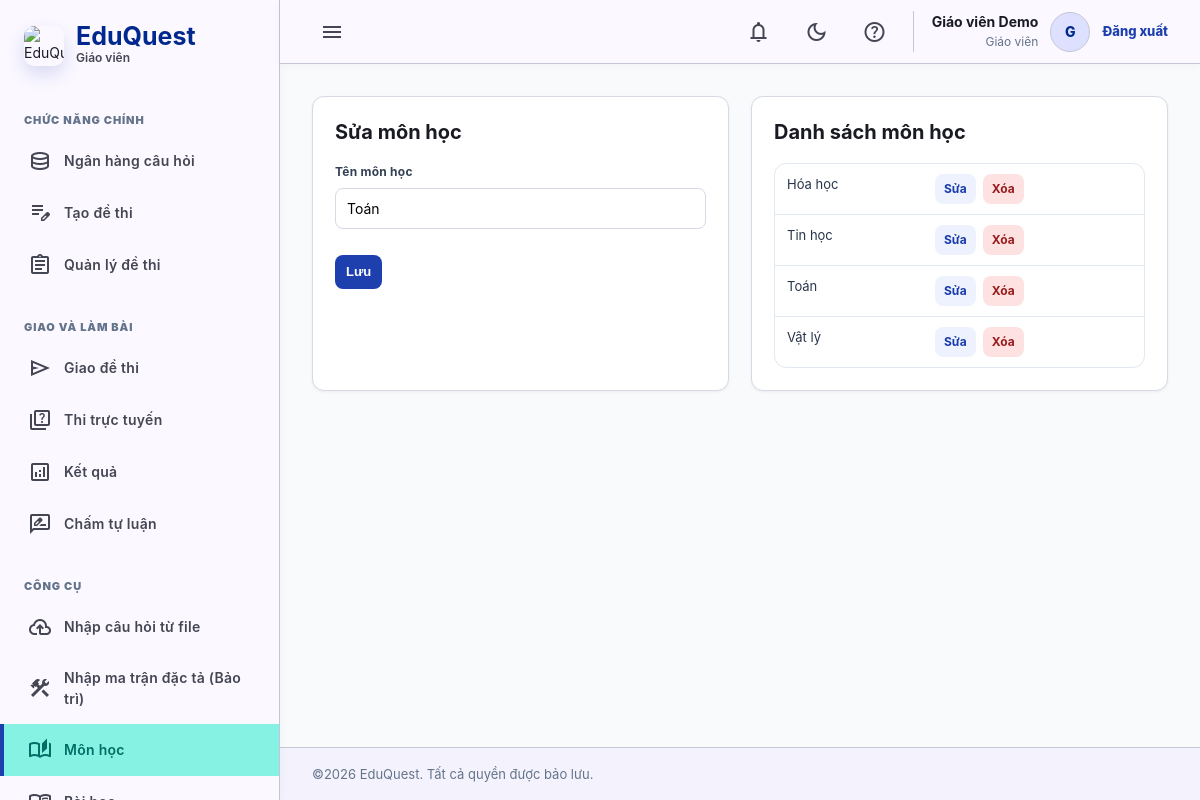
The app's page /subjects.php?edit=1 (signed in) with its own data.
### tables this page shows
CREATE TABLE IF NOT EXISTS subjects (
  id INT AUTO_INCREMENT PRIMARY KEY,
  name VARCHAR(160) NOT NULL,
  created_at TIMESTAMP DEFAULT CURRENT_TIMESTAMP
);

### config/database.php (called while the page is built, shortened)
<?php
function db(): PDO {
    static $pdo = null;
    if ($pdo) return $pdo;
    $dsn = 'mysql:host=' . DB_HOST . ';dbname=' . DB_NAME . ';charset=' . DB_CHARSET;
    $pdo = new PDO($dsn, DB_USER, DB_PASS, [
        PDO::ATTR_ERRMODE => PDO::ERRMODE_EXCEPTION,
        PDO::ATTR_DEFAULT_FETCH_MODE => PDO::FETCH_ASSOC,
        PDO::ATTR_EMULATE_PREPARES => false,
        PDO::MYSQL_ATTR_INIT_COMMAND => 'SET NAMES utf8mb4',
    ]);
    return $pdo;
}

### includes/functions.php (called while the page is built, shortened)
<?php
require_once __DIR__ . '/../config/database.php';
function e($value): string { return htmlspecialchars((string)$value, ENT_QUOTES, 'UTF-8'); }
function fetch_subjects(): array { return db()->query('SELECT * FROM subjects ORDER BY name')->fetchAll(); }

### subjects.php (the view, shortened to what this page needs)
<?php require_once __DIR__.'/includes/functions.php'; require_role(['admin','teacher']); $page_title='Môn học';
$edit=null;if(isset($_GET['edit'])){$st=db()->prepare('SELECT * FROM subjects WHERE id=?');$st->execute([(int)$_GET['edit']]);$edit=$st->fetch();}
$rows=fetch_subjects(); include __DIR__.'/includes/header.php'; ?>
<div class="grid grid-2"><div class="card"><h2><?= $edit?'Sửa':'Thêm' ?> môn học</h2><form method="post"><input type="hidden" name="id" value="<?= e($edit['id']??0) ?>"><label>Tên môn học</label><input name="name" required value="<?= e($edit['name']??'') ?>"><br><br><button class="btn primary">Lưu</button></form></div><div class="card"><h2>Danh sách môn học</h2><table class="table"><?php foreach($rows as $r): ?><tr><td><?= e($r['name']) ?></td><td class="actions"><a class="btn ghost" href="?edit=<?= $r['id'] ?>">Sửa</a><a class="btn danger" data-confirm="Xóa môn sẽ xóa bài và câu hỏi liên quan?" href="?delete=<?= $r['id'] ?>">Xóa</a></td></tr><?php endforeach; ?></table></div></div>
<?php include __DIR__.'/includes/footer.php'; ?>

### assets/css/style.css (style rules this page uses)
* { box-sizing:border-box }
body { margin:0;font-family:Inter,Arial,sans-serif;background:var(--bg);color:var(--text) }
a { color:inherit;text-decoration:none }
.grid { display:grid;gap:24px }
.grid-2 { grid-template-columns:repeat(2,minmax(0,1fr)) }
.card { background:#fff;border:1px solid var(--line);border-radius:16px;padding:24px;box-shadow:0 1px 3px rgba(0,0,0,.08) }
.btn { display:inline-flex;align-items:center;gap:8px;border:0;border-radius:10px;padding:10px 14px;font-weight:700;cursor:pointer;background:#e2e8f0 }
.btn.primary { background:var(--primary);color:#fff }
.btn.danger { background:var(--danger);color:#fff }
.btn.ghost { background:#eef2ff;color:var(--primary) }
.actions { display:flex;gap:8px;flex-wrap:wrap }
input,select,textarea { width:100%;padding:10px 12px;border:1px solid var(--line);border-radius:10px;background:#fff;font:inherit }
label { font-weight:700;font-size:13px;display:block;margin-bottom:6px }
.table { width:100%;border-collapse:collapse;background:#fff }
.table th,.table td { padding:12px;border-bottom:1px solid var(--line);vertical-align:top }
body { background:#fbf8ff }
:root { --radius-sm:8px;--radius-md:10px;--radius-lg:12px;--shadow-sm:0 1px 3px rgba(15,23,42,.06);--shadow-md:0 10px 26px rgba(15,23,42,.08) }
body { font-size:14px;line-height:1.55 }
h1,h2,h3 { letter-spacing:0;color:#1a1b22 }
h2 { font-size:20px;line-height:1.3;margin:0 0 18px }
.grid { gap:20px }
.grid-2 { gap:22px }
.card,.dash-card { border-radius:var(--radius-lg);padding:22px;border-color:#d7d9e5;box-shadow:var(--shadow-sm) }
.card + .card { margin-top:22px }
.grid>.card + .card,.grid>.dash-card + .dash-card,.stats-grid>.dash-card + .dash-card,.admin-shortcuts>.dash-card + .dash-card { margin-top:0 }
.card h2:first-child { display:flex;align-items:center;justify-content:space-between;gap:12px }
.btn { min-height:34px;border-radius:var(--radius-sm);padding:7px 11px;font-size:13px;line-height:1.2;font-weight:700;box-shadow:none;transition:background .18s ease,color .18s ease,box-shadow .18s ease,transform .18s ease;white-space:nowrap }
.btn.primary { background:#1e40af }
.btn.ghost { background:#eef2ff;color:#173bab }
.btn.danger { background:#fee2e2;color:#991b1b }
.actions { gap:7px;align-items:center }
input,select,textarea { min-height:40px;border-radius:var(--radius-sm);border-color:#d7d9e5;background:#fff;padding:9px 11px;font-size:14px;transition:border-color .18s ease,box-shadow .18s ease,background .18s ease }
label { font-size:12px;letter-spacing:.02em;color:#334155;margin-bottom:6px }
form>.btn,form>button.btn { margin-top:4px }
.table { border-collapse:separate;border-spacing:0;border:1px solid #e2e8f0;border-radius:var(--radius-lg);overflow:hidden }
.table th,.table td { padding:10px 12px }
.table td { font-size:13px;color:#273449 }
.table tr:last-child td { border-bottom:0 }
.table .actions { justify-content:flex-start }
.table .btn { min-height:30px;padding:6px 9px;font-size:12px }

### records on screen
subjects: name "Toán"
subjects: name "Hóa học"
subjects: name "Tin học"
subjects: name "Vật lý"

### other values on screen
$roleNames[$user['role']] "Giáo viên"
$section['label'] "CHỨC NĂNG CHÍNH"
$item[2] "Ngân hàng câu hỏi"
$item[2] "Tạo đề thi"
$item[2] "Quản lý đề thi"
$section['label'] "GIAO VÀ LÀM BÀI"
$item[2] "Giao đề thi"
$item[2] "Thi trực tuyến"
$item[2] "Kết quả"
$item[2] "Chấm tự luận"
$section['label'] "CÔNG CỤ"
$item[2] "Nhập câu hỏi từ file"
$item[2] "Nhập ma trận đặc tả (Bảo trì)"
$item[2] "Môn học"
$user['name'] "Giáo viên Demo"
